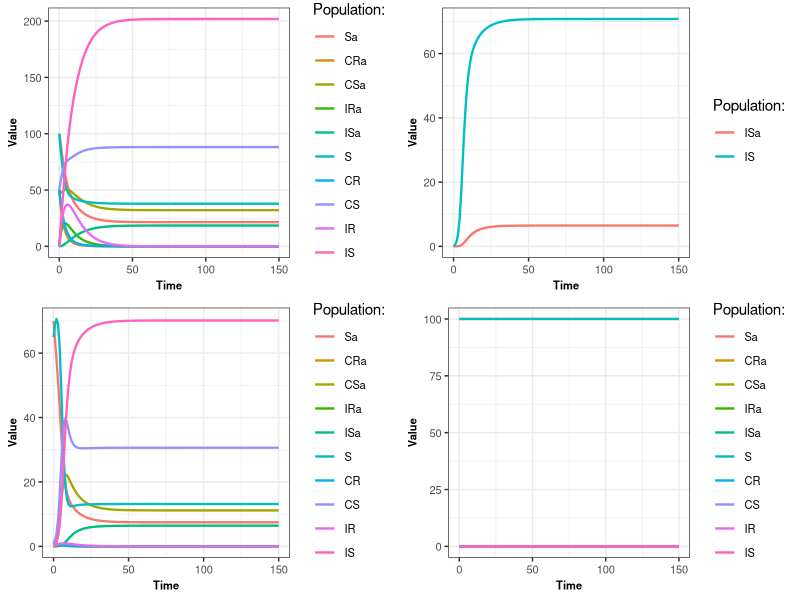
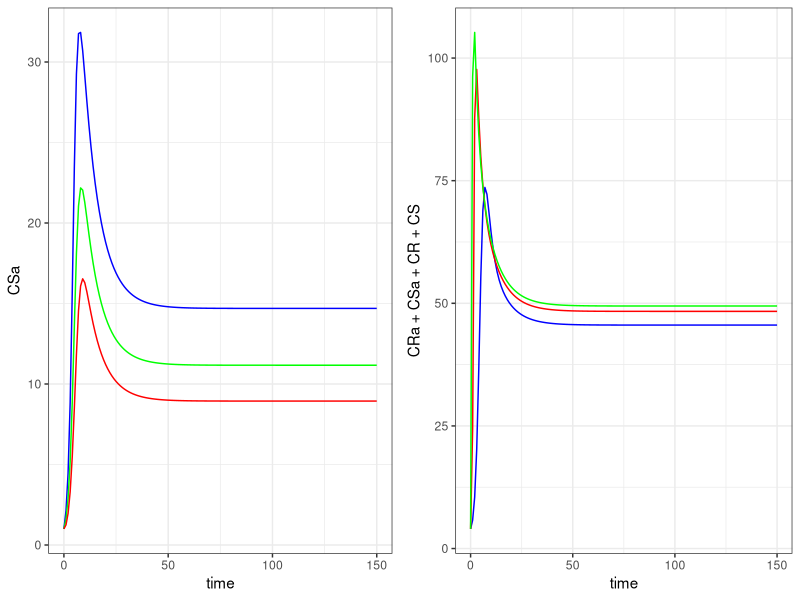

These charts were generated, in order, by the following R code: (Note: this script raises an error after producing the figures.)
install.packages("gridExtra")

library(deSolve)
library(ggplot2)
library(reshape2)
library(dplyr)
library(gridExtra)


Res_1 <- function(results_df,beta,ct,sigma, gamma,rho,rhoRa,rhoSa,teta,omega,alpha,Sa0,CRa0,CSa0,IRa0,ISa0,S0,CR0, CS0,IR0,IS0,Time) {
  require(deSolve) 
  
  Resistance_model_func <- function(t, pop, parameters) {
    with(as.list(c(pop, parameters)), {
      
      N=Sa+CRa+CSa+IRa+ISa+S+CR+CS+IR+IS
      
      dSa <- -Sa*((beta*ct*(CRa+IRa)/N)+(beta*ct*(CR+IR)/N)+beta*(CSa+ISa+CS+IS)/N)+sigma*IRa+sigma*ISa-omega*Sa+teta*S+gamma*CRa+(gamma+alpha)*CSa
      dCRa <- Sa*((beta*ct*(CRa+IRa)/N)+beta*ct*(CR+IR)/N)-gamma*CRa-rhoRa*CRa-omega*CRa+teta*CR
      dCSa <- Sa*(beta*(CSa+ISa+CS+IS)/N)-(gamma+alpha)*CSa-rhoSa*CSa-omega*CSa+teta*CS
      dIRa <- rhoRa*CRa-sigma*IRa-omega*IRa+teta*IR
      dISa <- rhoSa*CSa-sigma*ISa-omega*ISa+teta*IS
      
      dS <- -S*((beta*ct*(CRa+IRa)/N)+(beta*ct*(CR+IR)/N)+beta*(CSa+ISa+CS+IS)/N)+sigma*IR+sigma*IS+omega*Sa-teta*S+gamma*CR+gamma*CS
      dCR <- S*((beta*ct*(CRa+IRa)/N)+beta*ct*(CR+IR)/N)-gamma*CR-rho*CR+omega*CRa-teta*CR
      dCS <- S*(beta*(CSa+ISa+CS+IS)/N)-gamma*CS-rho*CS+omega*CSa-teta*CS
      dIR <- rho*CR-sigma*IR+omega*IRa-teta*IR
      dIS <- rho*CS-sigma*IS+omega*ISa-teta*IS
      
      res<-c(dSa,dCRa,dCSa,dIRa,dISa,dS,dCR,dCS,dIR,dIS)
      
      return(list(res))
    })
  }
  
  parameters_values <- c(beta=beta,ct=ct,sigma=sigma,gamma=gamma,rho=rho,rhoRa=rhoRa,rhoSa=rhoSa,teta=teta,omega=omega,alpha=alpha)
  
  initial_values <- c(Sa=Sa0,CRa=CRa0,CSa=CSa0,IRa=IRa0,ISa=ISa0,S=S0,CR=CR0,CS=CS0,IR=IR0,IS=IS0)
  
  out <- lsoda(initial_values, Time, Resistance_model_func, parameters_values)
  #as.data.frame(out)
  
  df_out <- as.data.frame(out)
  
  last_CSa <- tail(df_out$CSa, n = 1)
  
  new_row <- data.frame(Alpha = alpha, Last_CSa = last_CSa)
  results_df <- rbind(results_df, new_row)
  
  return(list(results=df_out,Result_DF=results_df))

}

results_df <- data.frame(Alpha = numeric(), Last_CSa = numeric())

{

  test<-Res_1(results_df,beta=1,
              ct=0.1,
              sigma=0.14,
              gamma=0.03,
              rho=0.35,
              rhoRa=0.3,
              rhoSa=0,
              teta=0.1,
              omega=0.1,
              alpha=0.72,
              Sa0=100,
              CRa0=0,
              CSa0=0,
              IRa0=0,
              ISa0=0,
              S0=100,
              CR0=0,
              CS0=0,
              IR0=0,
              IS0=0,
              Time=seq(from=0,to=150,by=1)
  )
  
r<-Res_1(results_df,beta=1,
         ct=0.1,
         sigma=0.14,
         gamma=0.03,
         rho=0.35,
         rhoRa=0.3,
         rhoSa=0,
         teta=0.022,
         omega=0.1,
         alpha=0.5,
         Sa0=100,
         CRa0=50,
         CSa0=50,
         IRa0=0,
         ISa0=0,
         S0=100,
         CR0=50,
         CS0=50,
         IR0=0,
         IS0=0,
         Time=seq(from=0,to=150,by=1)
)


r2<-Res_1(results_df,beta=1,
          ct=0.1,
          sigma=0.14,
          gamma=0.03,
          rho=0.35,
          rhoRa=0.3,
          rhoSa=0,
          teta=0.022,
          omega=0.1,
          alpha=0.10,
          Sa0=70,
          CRa0=1,
          CSa0=1,
          IRa0=0,
          ISa0=0,
          S0=65,
          CR0=1,
          CS0=1,
          IR0=0,
          IS0=0,
          Time=seq(from=0,to=150,by=1)
)

r3<-Res_1(results_df,beta=1,
         ct=0.1,
         sigma=0.14,
         gamma=0.03,
         rho=0.35,
         rhoRa=0.3,
         rhoSa=0,
         teta=0.022,
         omega=0.1,
         alpha=0.5,
         Sa0=70,
         CRa0=1,
         CSa0=1,
         IRa0=0,
         ISa0=0,
         S0=65,
         CR0=1,
         CS0=1,
         IR0=0,
         IS0=0,
         Time=seq(from=0,to=150,by=1)
)


}


graph<- function(data,filter_values){
  
  if(!is.null(filter_values))
  {
    p<-data %>%
      melt(id = "time") %>%
      filter(variable %in% filter_values) %>%
      ggplot() +
      geom_line(aes(time, value, colour = variable), linewidth = 0.8) +
      theme_bw() +
      theme(axis.text = element_text(size = 8),
            axis.title = element_text(size = 8, face = "bold"),
            legend.text = element_text(size = 8)) +
      labs(x = "Time", y = "Value", colour = "Population:")
  }
  else{
    p<-data %>%
      melt(id = "time") %>%
      ggplot() +
      geom_line(aes(time, value, colour = variable), linewidth = 0.8) +
      theme_bw() +
      theme(axis.text = element_text(size = 8),
            axis.title = element_text(size = 8, face = "bold"),
            legend.text = element_text(size = 8)) +
      labs(x = "Time", y = "Value", colour = "Population:")
    
  }
 
  return(p)
}

g1<-graph(r$results,NULL)
g2<-graph(r2$results,c("ISa","IS"))
g3<-graph(r3$results, NULL)
gtest<-graph(test$results,NULL)

grid.arrange(g1,g2,g3,gtest,ncol=2)
{
#On teste avec différents alpha
alpha1<-Res_1(results_df,beta=1,
          ct=0.1,
          sigma=0.14,
          gamma=0.03,
          rho=0.35,
          rhoRa=0.3,
          rhoSa=0,
          teta=0.022,
          omega=0.1,
          alpha=0.15,
          Sa0=70,
          CRa0=1,
          CSa0=1,
          IRa0=0,
          ISa0=0,
          S0=65,
          CR0=1,
          CS0=1,
          IR0=0,
          IS0=0,
          Time=seq(from=0,to=150,by=1)
)
alpha2<-Res_1(results_df,beta=1,
          ct=0.1,
          sigma=0.14,
          gamma=0.03,
          rho=0.35,
          rhoRa=0.3,
          rhoSa=0,
          teta=0.022,
          omega=0.1,
          alpha=0.5,
          Sa0=70,
          CRa0=1,
          CSa0=1,
          IRa0=0,
          ISa0=0,
          S0=65,
          CR0=1,
          CS0=1,
          IR0=0,
          IS0=0,
          Time=seq(from=0,to=150,by=1)
)
alpha3<-Res_1(results_df,beta=1,
          ct=0.1,
          sigma=0.14,
          gamma=0.03,
          rho=0.35,
          rhoRa=0.3,
          rhoSa=0,
          teta=0.022,
          omega=0.1,
          alpha=0.85,
          Sa0=70,
          CRa0=1,
          CSa0=1,
          IRa0=0,
          ISa0=0,
          S0=65,
          CR0=1,
          CS0=1,
          IR0=0,
          IS0=0,
          Time=seq(from=0,to=150,by=1)
)
alpha4<-Res_1(results_df,beta=1,
              ct=0.1,
              sigma=0.14,
              gamma=0.03,
              rho=0.35,
              rhoRa=0.3,
              rhoSa=0,
              teta=0.022,
              omega=0.1,
              alpha=0.2,
              Sa0=70,
              CRa0=1,
              CSa0=1,
              IRa0=0,
              ISa0=0,
              S0=65,
              CR0=1,
              CS0=1,
              IR0=0,
              IS0=0,
              Time=seq(from=0,to=150,by=1)
)
alpha5<-Res_1(results_df,beta=1,
              ct=0.1,
              sigma=0.14,
              gamma=0.03,
              rho=0.35,
              rhoRa=0.3,
              rhoSa=0,
              teta=0.022,
              omega=0.1,
              alpha=0.32,
              Sa0=70,
              CRa0=1,
              CSa0=1,
              IRa0=0,
              ISa0=0,
              S0=65,
              CR0=1,
              CS0=1,
              IR0=0,
              IS0=0,
              Time=seq(from=0,to=150,by=1)
)

alpha6<-Res_1(results_df,beta=1,
              ct=0.1,
              sigma=0.14,
              gamma=0.03,
              rho=0.35,
              rhoRa=0.3,
              rhoSa=0,
              teta=0.022,
              omega=0.1,
              alpha=0.65,
              Sa0=70,
              CRa0=1,
              CSa0=1,
              IRa0=0,
              ISa0=0,
              S0=65,
              CR0=1,
              CS0=1,
              IR0=0,
              IS0=0,
              Time=seq(from=0,to=150,by=1)
)
alpha7<-Res_1(results_df,beta=1,
              ct=0.1,
              sigma=0.14,
              gamma=0.03,
              rho=0.35,
              rhoRa=0.3,
              rhoSa=0,
              teta=0.022,
              omega=0.1,
              alpha=0.98,
              Sa0=70,
              CRa0=1,
              CSa0=1,
              IRa0=0,
              ISa0=0,
              S0=65,
              CR0=1,
              CS0=1,
              IR0=0,
              IS0=0,
              Time=seq(from=0,to=150,by=1)
)
alpha8<-Res_1(results_df,beta=1,
              ct=0.1,
              sigma=0.14,
              gamma=0.03,
              rho=0.35,
              rhoRa=0.3,
              rhoSa=0,
              teta=0.022,
              omega=0.1,
              alpha=0.71,
              Sa0=70,
              CRa0=1,
              CSa0=1,
              IRa0=0,
              ISa0=0,
              S0=65,
              CR0=1,
              CS0=1,
              IR0=0,
              IS0=0,
              Time=seq(from=0,to=150,by=1)
)
alpha9<-Res_1(results_df,beta=1,
              ct=0.1,
              sigma=0.14,
              gamma=0.03,
              rho=0.35,
              rhoRa=0.3,
              rhoSa=0,
              teta=0.022,
              omega=0.1,
              alpha=0.56,
              Sa0=70,
              CRa0=1,
              CSa0=1,
              IRa0=0,
              ISa0=0,
              S0=65,
              CR0=1,
              CS0=1,
              IR0=0,
              IS0=0,
              Time=seq(from=0,to=150,by=1)
)
}


# on s'interesse aux individus colonisés par une souche résistante avec présence d'antibiotiques et sans
gCR<-graph(r$results,c("CRa","CR"))

# on s'interesse aux individus colonisés par la souche sensible en présence et absence d'antibiotiques
gCS<-graph(r$results,c("CSa","CS"))



#On teste avec différents alpha

graph_alpha<-ggplot() + 
  geom_line(data=alpha1$results, aes(x=time,y=CSa), stat = "identity", colour="blue")+
  geom_line(data=alpha2$results, aes(x=time,y=CSa), stat = "identity", colour="green")+
  geom_line(data=alpha3$results, aes(x=time,y=CSa),stat = "identity", colour="red")+
  theme_bw()


#On teste avec différents beta
{
beta1<-Res_1(results_df,beta=1,
              ct=0.1,
              sigma=0.14,
              gamma=0.03,
              rho=0.35,
              rhoRa=0.3,
              rhoSa=0,
              teta=0.022,
              omega=0.1,
              alpha=0.15,
              Sa0=70,
              CRa0=1,
              CSa0=1,
              IRa0=0,
              ISa0=0,
              S0=65,
              CR0=1,
              CS0=1,
              IR0=0,
              IS0=0,
              Time=seq(from=0,to=150,by=1)
)

beta2<-Res_1(results_df,beta=3,
              ct=0.1,
              sigma=0.14,
              gamma=0.03,
              rho=0.35,
              rhoRa=0.3,
              rhoSa=0,
              teta=0.022,
              omega=0.1,
              alpha=0.5,
              Sa0=70,
              CRa0=1,
              CSa0=1,
              IRa0=0,
              ISa0=0,
              S0=65,
              CR0=1,
              CS0=1,
              IR0=0,
              IS0=0,
              Time=seq(from=0,to=150,by=1)
)
beta3<-Res_1(results_df,beta=6,
              ct=0.1,
              sigma=0.14,
              gamma=0.03,
              rho=0.35,
              rhoRa=0.3,
              rhoSa=0,
              teta=0.022,
              omega=0.1,
              alpha=0.85,
              Sa0=70,
              CRa0=1,
              CSa0=1,
              IRa0=0,
              ISa0=0,
              S0=65,
              CR0=1,
              CS0=1,
              IR0=0,
              IS0=0,
              Time=seq(from=0,to=150,by=1)
)
}
graph_beta<-ggplot() + 
  geom_line(data=beta1$results, aes(x=time,y=CRa+CSa+CR+CS),color="blue", stat = "identity")+
  geom_line(data=beta2$results, aes(x=time,y=CRa+CSa+CR+CS), color="red", stat = "identity")+
  geom_line(data=beta3$results, aes(x=time,y=CRa+CSa+CR+CS),color="green",stat = "identity")+
  theme_bw()


grid.arrange(graph_alpha,graph_beta,ncol=2)

data_point<-rbind(alpha1$Result_DF, alpha2$Result_DF,alpha3$Result_DF,alpha4$Result_DF,
                  alpha5$Result_DF,alpha6$Result_DF,alpha7$Result_DF,alpha8$Result_DF,alpha9$Result_DF)

#Permet de voir comment va varier le nombre d'individus colonisés susceptibles sous ATB en fonction de alpha
ggplot(data   = data_point,              
       mapping = aes(x = a,    
                     y = val)) +   
  geom_point()                   
